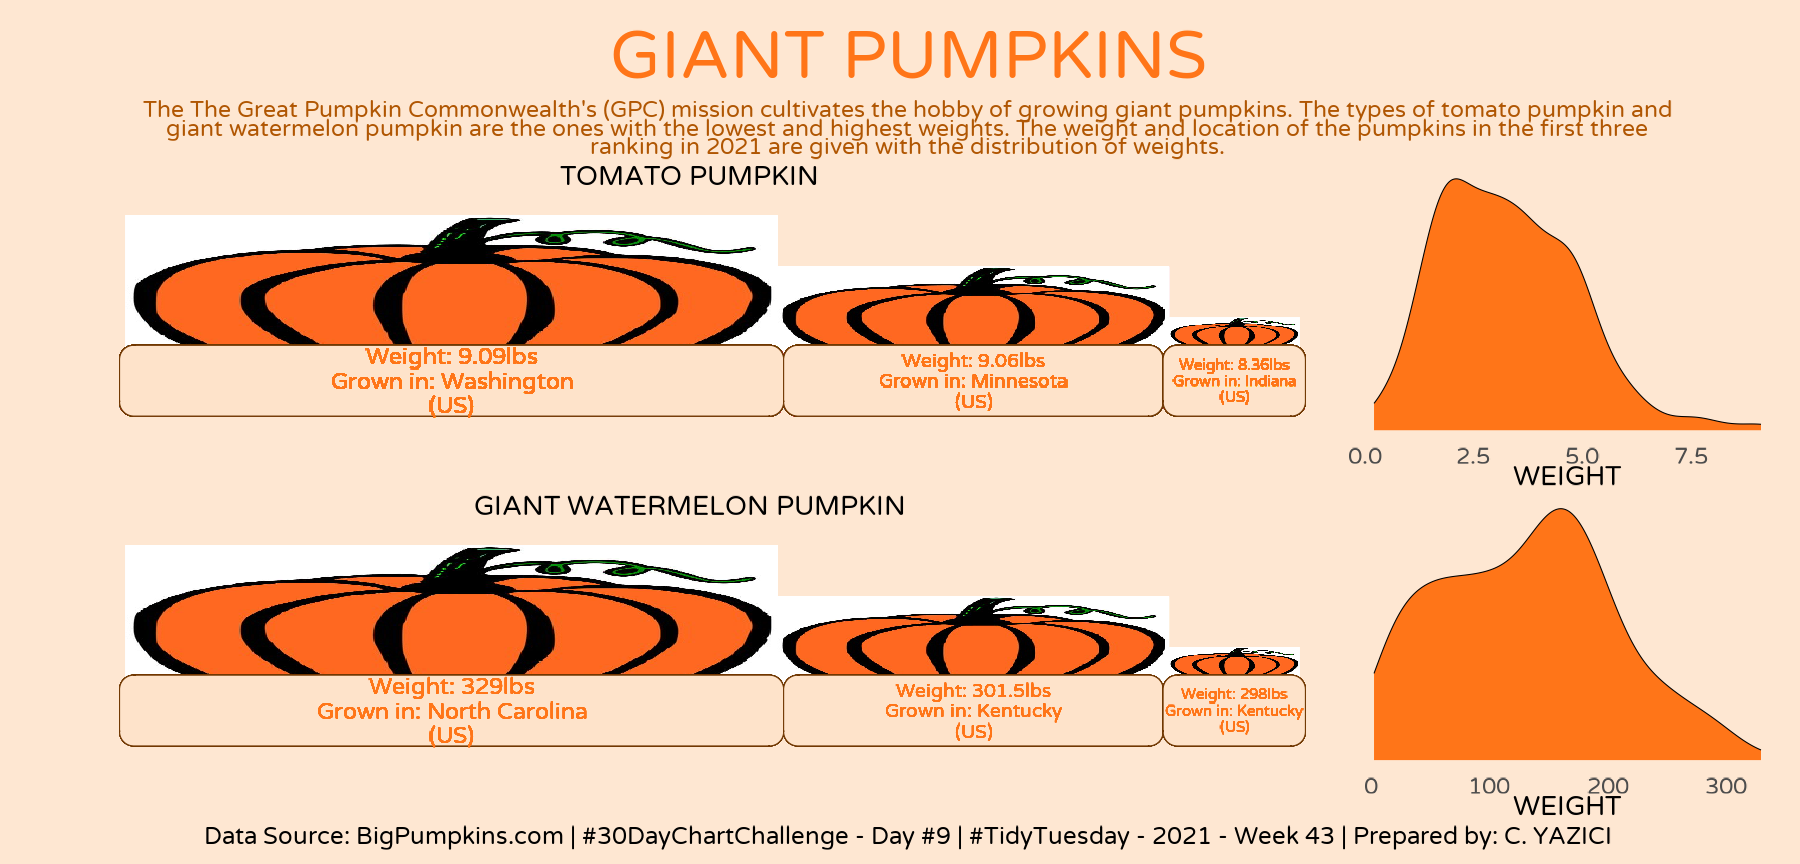

This chart was generated by the following R code:
library(tidyverse)
library(png)
library(magick)
library(ggimage)
library(ggchicklet)
library(cowplot)
library(showtext)


# Font in the Plot

font_add_google('Varela Round', 'vr', db_cache = TRUE)
showtext_auto()


pumpkin <- image_read('Pumpkin.jpg')
print(pumpkin)
pumpkin_img <- paste0("Pumpkin.jpg")

# Data Import

tuesdata <- tidytuesdayR::tt_load(2021, week = 43)

pumpkins <- tuesdata$pumpkins

# Data Wrangling

min_data <- pumpkins %>%
  separate(id, into = c("year", "type")) %>%
  mutate(place = as.numeric(place),
         weight_lbs = as.numeric(weight_lbs)) %>%
  group_by(year, type) %>%
  slice_min(order_by = place, n = 3) %>%
  ungroup() %>%
  filter(!type %in% c("P", "S"),
         year == 2021) %>%
  mutate(img = pumpkin_img)

  

  
field_data <- pumpkins %>%
  separate(id, into = c("year", "type")) %>%
  mutate(place = as.numeric(place),
         weight_lbs = as.numeric(weight_lbs)) %>%
  filter(type == "W",
         year == 2021) %>%
  mutate(img = pumpkin_img)

# The first plot

field_ranking <- ggplot(min_data) +
  geom_image(aes(x = 1.5, y = 1.0, image = img), size = 0.5) +
  geom_image(aes(x = 3.7, y = 0.77, image = img), size = 0.3) +
  geom_image(aes(x = 4.8, y = 0.54, image = img), size = 0.1) +
  coord_cartesian(xlim = c(0, 5), ylim = c(-1, 2)) +
  # 1st Rank
  ggchicklet:::geom_rrect(aes(xmin = 0.1, xmax = 2.9, 
                              ymin = -0.4, ymax = 0.4), 
                          color = "#703701",
                          fill = "#fee3ca",
                          radius = unit(0.5, units = "cm")) +
  geom_text(aes(x = 1.5, y = 0.0, label = "Weight: 329lbs\nGrown in: North Carolina\n(US)"),
            size = 6, color = "#FF7518", family = "vr") +
  # 2nd Rank
  ggchicklet:::geom_rrect(aes(xmin = 2.9, xmax = 4.5, 
                              ymin = -0.4, ymax = 0.4), 
                          color = "#703701",
                          fill = "#fee3ca",
                          radius = unit(0.5, units = "cm")) +
  geom_text(aes(x = 3.7, y = 0.0, label = "Weight: 301.5lbs\nGrown in: Kentucky\n(US)"),
            size = 5, color = "#FF7518", family = "vr") +
  # 3rd Rank
  ggchicklet:::geom_rrect(aes(xmin = 4.5, xmax = 5.1, 
                              ymin = -0.4, ymax = 0.4), 
                          color = "#703701",
                          fill = "#fee3ca",
                          radius = unit(0.5, units = "cm")) +
  geom_text(aes(x = 4.8, y = 0.0, label = "Weight: 298lbs\nGrown in: Kentucky\n(US)"),
            size = 4, color = "#FF7518", family = "vr") + 
  labs(title = "GIANT WATERMELON PUMPKIN") +
  theme(panel.background = element_rect(fill = "#fee7d2", color = NA),
        plot.background = element_rect(fill = "#fee7d2", color = NA),
        panel.grid = element_blank(),
        axis.ticks = element_blank(),
        axis.text = element_blank(),
        axis.title = element_blank(),
        plot.title = element_text(family = "vr", size = 20, hjust = 0.5, 
                                  color = "black"))

# The second plot

field_density <- ggplot(field_data) +
  geom_density(aes(weight_lbs), fill = "#FF7518") +
  labs(x = "WEIGHT") +
  theme(panel.background = element_rect(fill = "#fee7d2", color = NA),
        plot.background = element_rect(fill = "#fee7d2", color = NA),
        panel.grid = element_blank(),
        axis.ticks = element_blank(),
        axis.text.y = element_blank(),
        axis.title.y = element_blank(),
        axis.title.x = element_text(family = "vr", size = 20),
        axis.text.x = element_text(family = "vr", size = 17))


# The third plot

tomato_data <- pumpkins %>%
  separate(id, into = c("year", "type")) %>%
  mutate(place = as.numeric(place),
         weight_lbs = as.numeric(weight_lbs)) %>%
  filter(type == "T",
         year == 2021) %>%
  mutate(img = pumpkin_img)
      


tomato_density <- ggplot(tomato_data) +
  geom_density(aes(weight_lbs), fill = "#FF7518") +
  labs(x = "WEIGHT") +
  theme(panel.background = element_rect(fill = "#fee7d2", color = NA),
        plot.background = element_rect(fill = "#fee7d2", color = NA),
        panel.grid = element_blank(),
        axis.ticks = element_blank(),
        axis.text.y = element_blank(),
        axis.title.y = element_blank(),
        axis.title.x = element_text(family = "vr", size = 20),
        axis.text.x = element_text(family = "vr", size = 17))


# The fourth plot

tomato_ranking <- ggplot(tomato_data) +
  geom_image(aes(x = 1.5, y = 1.0, image = img), size = 0.5) +
  geom_image(aes(x = 3.7, y = 0.77, image = img), size = 0.3) +
  geom_image(aes(x = 4.8, y = 0.54, image = img), size = 0.1) +
  coord_cartesian(xlim = c(0, 5), ylim = c(-1, 2)) +
  # 1st Rank
  ggchicklet:::geom_rrect(aes(xmin = 0.1, xmax = 2.9, 
                              ymin = -0.4, ymax = 0.4), 
                          color = "#703701",
                          fill = "#fee3ca",
                          radius = unit(0.5, units = "cm")) +
  geom_text(aes(x = 1.5, y = 0.0, label = "Weight: 9.09lbs\nGrown in: Washington\n(US)"),
            size = 6, color = "#FF7518", family = "vr") +
  # 2nd Rank
  ggchicklet:::geom_rrect(aes(xmin = 2.9, xmax = 4.5, 
                              ymin = -0.4, ymax = 0.4), 
                          color = "#703701",
                          fill = "#fee3ca",
                          radius = unit(0.5, units = "cm")) +
  geom_text(aes(x = 3.7, y = 0.0, label = "Weight: 9.06lbs\nGrown in: Minnesota\n(US)"),
            size = 5, color = "#FF7518", family = "vr") +
  # 3rd Rank
  ggchicklet:::geom_rrect(aes(xmin = 4.5, xmax = 5.1, 
                              ymin = -0.4, ymax = 0.4), 
                          color = "#703701",
                          fill = "#fee3ca",
                          radius = unit(0.5, units = "cm")) +
  geom_text(aes(x = 4.8, y = 0.0, label = "Weight: 8.36lbs\nGrown in: Indiana\n(US)"),
            size = 4, color = "#FF7518", family = "vr") + 
  labs(title = "TOMATO PUMPKIN") +
  theme(panel.background = element_rect(fill = "#fee7d2", color = NA),
        plot.background = element_rect(fill = "#fee7d2", color = NA),
        panel.grid = element_blank(),
        axis.ticks = element_blank(),
        axis.text = element_blank(),
        axis.title = element_blank(),
        plot.title = element_text(family = "vr", size = 20, hjust = 0.5, 
                                  color = "black"))



# The Final Plot

plots <- align_plots(tomato_ranking, tomato_density, 
                     field_ranking, field_density,  align = 'r', axis = 'r')

title1 <- ggdraw() + 
  draw_label(
    "GIANT PUMPKINS",
    fontface = 'bold',
    fontfamily = "vr",
    hjust = 0.5,
    x = 0.5,
    size = 50,
    color = "#FF7518"
  )  

subtitle_text <- str_wrap("\nThe The Great Pumpkin Commonwealth's (GPC) mission 
  cultivates the hobby of 
    growing giant pumpkins. The types of tomato pumpkin
    and giant watermelon pumpkin are the ones with the lowest and highest 
    weights. The weight and location of the pumpkins in the first three 
    ranking  in 2021 are
    given with the distribution of weights.\n", 135)

title2 <- ggdraw() + 
  draw_label(
    subtitle_text ,
    fontface = 'bold',
    fontfamily = "vr",
    hjust = 0.5,
    x = 0.5,
    size = 17,
    color = "#b05602"
  ) 
caption <- ggdraw() + 
  draw_label(
    "Data Source: BigPumpkins.com | #30DayChartChallenge - Day #9 | #TidyTuesday - 2021 - Week 43 | Prepared by: C. YAZICI", 
    fontface = 'bold',
    fontfamily = "vr",
    hjust = 0.5,
    x = 0.5,
    y = 0.5, 
    size = 18,
    color = "black"
  ) 

top_row <- plot_grid(
  plots[[1]], plots[[2]],
  labels = "",
  rel_widths = c(1.5, 0.5), 
  nrow = 1
)

bottom_row <- plot_grid(
  plots[[3]], plots[[4]],
  labels = "",
  rel_widths = c(1.5, 0.5), 
  nrow = 1
)

final_plot <- plot_grid(title1, title2, top_row, bottom_row, caption, 
                        labels = "", ncol = 1,
                        rel_heights = c(0.22, 0.18, 0.9, 0.9, 0.08),
                        align = "hv") +
  theme(plot.background = element_rect(fill = "#fee7d2", colour = NA),
        plot.margin = margin(0.5, 0.5, 0.5, 1.0, "cm"))


final_plot

# Save the Plot

ggsave("Day9.png", final_plot, width = 25, height = 12, dpi = 72)
